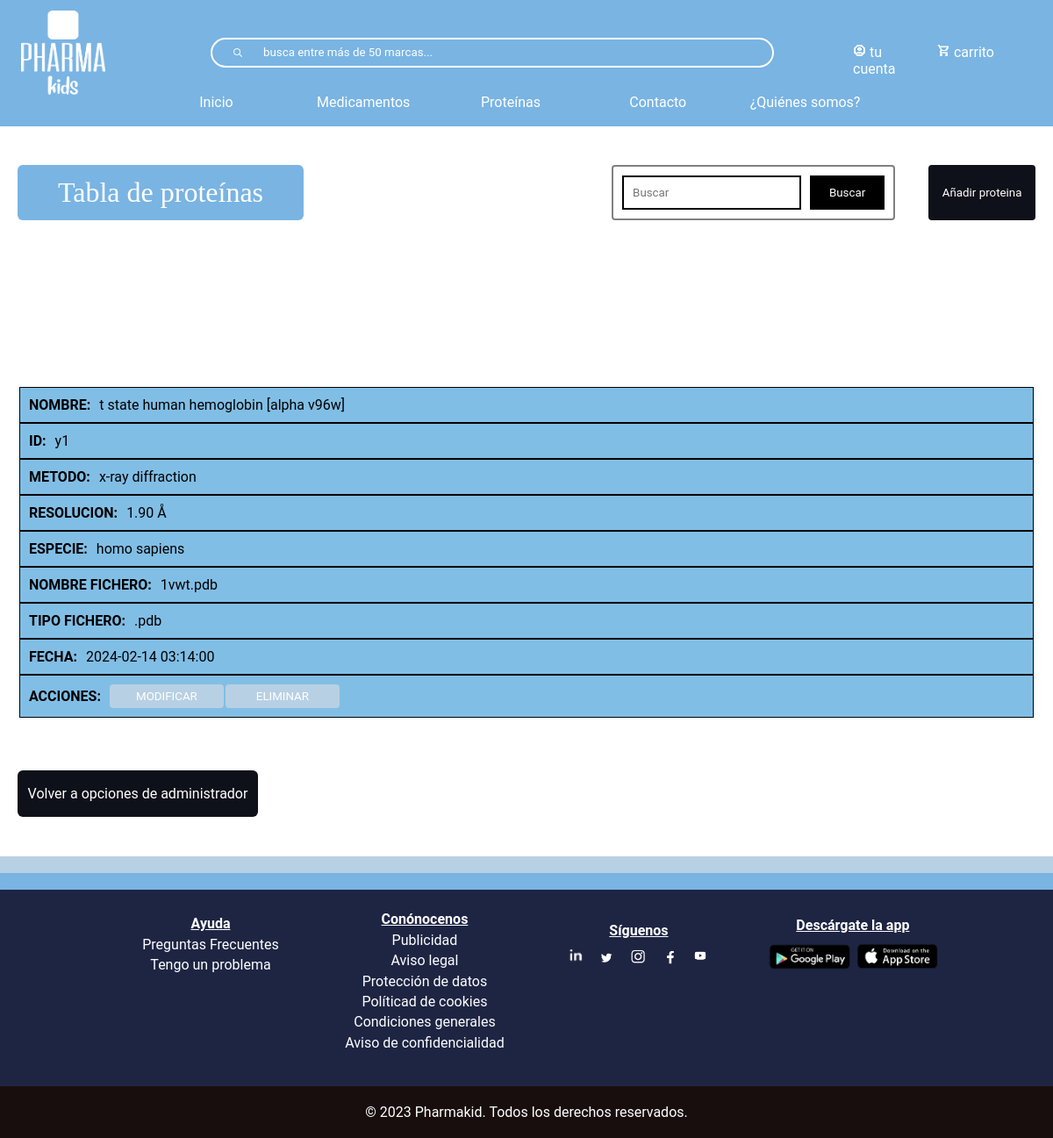
/buscar-proteina.php?busqueda=y1, run on the app's committed database.
### tables this page shows
CREATE TABLE `proteina` (
  `especie` varchar(150) NOT NULL,
  `metodo` varchar(100) NOT NULL,
  `resolucion` varchar(20) NOT NULL,
  `nombre` varchar(150) NOT NULL,
  `id` varchar(10) NOT NULL,
  `nombreFichero` varchar(75) NOT NULL,
  `tipoFichero` varchar(20) NOT NULL,
  `fecha` datetime NOT NULL
);

### buscar-proteina.php (the view, shortened to what this page needs)
<?php
include_once("bbdd/connexionBaseDeDatos.php");
?>
<!DOCTYPE html>
<html lang="en">
<head>
    <link rel="stylesheet" type="text/css" href="css/index.css" >
    <link rel="stylesheet" type="text/css" href="css/headerBlue.css" >
    <link rel="stylesheet" type="text/css" href="css/footerBlue.css" >
    <link rel="stylesheet" type="text/css" href="css/tablas.css" >
</head>
<body>
<?php require("footerHeader/header.php")?>
<?php
$busqueda_proteina = strtolower($_REQUEST['busqueda']);
?>
    <div id="divTablaProteina">
<div class="contenedor-botones">
<h1>Tabla de proteínas</h1>
<div class="conjunto-buscar-anadir">
    <form action="buscar-proteina.php" class="form-busqueda" method="get" name="formu">
                <div  class="botones-filtrar" style='display:flex'>
                    <input class="input-busqueda" type="text" name='busqueda' placeholder="Buscar"/>
                    <input class="btn-busqueda-proteina" type="submit" value="Buscar"/>
                </div>
    </form>
    <button id="anadirButton" >Añadir proteina</button>
</div>
</div>
    <?php
    $sql= mysqli_query($conexion, "SELECT * FROM proteina
    WHERE id LIKE '%$busqueda_proteina%'
    ORDER BY id ASC");
    $resultado = mysqli_num_rows($sql);
    if ($resultado > 0){
        echo "
            <table id='tabla_proteina'>
                <thead>
                    <tr>
                        <th>NOMBRE</th>
                        <th>ID</th>
                        <th>METODO</th>
                        <th>RESOLUCION</th>
                        <th>ESPECIE</th>
                        <th>NOMBRE DE FICHERO</th>
                        <th>TIPOS DE FICHERO</th>
                        <th>FECHA</th>
                        <th>ACCIONES</th>
                    </tr>
                <thead>
                <tbody class='clase_tbody'>
        ";
        while($row = mysqli_fetch_assoc($sql)){
            $nombre = $row["nombre"];
            $id = $row['id'];
            $metodo = $row["metodo"];
            $resolucion= $row["resolucion"];
            $especie = $row["especie"];
            $nombreFichero = $row["nombreFichero"];
            $tipoFichero = $row["tipoFichero"];
            $fecha = $row["fecha"];
            echo "
            <tr>
                <td titulo='NOMBRE:'>$nombre</td>
                <td titulo='ID:'>$id</td>
                <td titulo='METODO:'>$metodo</td>
                <td titulo='RESOLUCION:'>$resolucion</td>
                <td titulo='ESPECIE:'>$especie</td>
                <td titulo='NOMBRE FICHERO:'>$nombreFichero</td>
                <td titulo='TIPO FICHERO:'>$tipoFichero</td>
                <td titulo='FECHA:'>$fecha</td>
                <td titulo='ACCIONES:' class='td-btn'>
                <button class='modificar'>MODIFICAR</button>
                <button class='eliminar'>ELIMINAR</button>
                </td>
            </tr>
            ";
        }
        echo "</tbody>";
    }
    else
{
    echo "<h3 style='text-align:-webkit-center'>No encontrado</h3>";
}
    ?>
    </table>
    <a href="administrador.php">Volver a opciones de administrador</a>
</div>
<?php require("footerHeader/footer.php")?>
</body>
</html>

### css/index.css (style rules this page uses)
* { font-family: "Roboto"; padding: 0; margin: 0; box-sizing: border-box; }

### css/headerBlue.css (style rules this page uses)
* { margin: 0; box-sizing: border-box; }
a { text-decoration: none; }

### css/tablas.css (style rules this page uses)
#divTablaProteina { display: flex; flex-direction: column; width: 100%; padding: 45px 20px; text-align: center; margin-top: 143px; }
#divTablaProteina table tr:nth-child(odd) { background-color: #81bee5; }
#divTablaProteina h1 { text-align: center; color: #FFFFFF; background-color: #79B4E3; border-radius: 6px; width: 100%; text-align: center; max-width: 326px; padding: 4px; font-weight: normal; font-family: Manrope; justify-content: center; align-items: center; display: flex; }
table { width: 100%; }
#divTablaProteina table td { color: #000; border-spacing: 4px; border-collapse: separate; padding: 5px; text-align: center; }
#divTablaProteina .td-btn { width: 100%; background-color: #F1F1F1; display: flex; padding: 0; justify-content: center; height: 100%; align-items: center; }
#divTablaProteina #anadirButton { background-color:#0e1119; width: 26%; }
#divTablaProteina button, #divTabla button[name="registrarse"] { background-color: #b8d0e3; border-radius: 4px; width: 100%; padding: 16px 10px; border: none; }
.conjunto-buscar-anadir { display: flex; justify-content: space-between; gap: 38px; }
.contenedor-botones { display: flex; justify-content: space-between; margin-bottom: 5%; }
#anadirButton { width: 26% ; background-color: #439A97; color: white; border-radius: 4px; cursor: pointer; padding: 10px; transition: .3s; }
table { width: 100%; border-radius: 20px; margin-top: 100px; }
table tr:nth-child(odd) { background-color: #97DECE; }
#divTabla > a, #divTablaProteina a { margin-top: 5%; background-color: #7FC6AF; border-radius: 6px; width: 100%; padding: 17px 0; max-width: 274px; border: none; color: white; transition: .3s; }
#divTablaProteina a { background-color: #0e1119; }
.btn-busqueda-proteina, .btn-busqueda { color: white; border: 2px solid black; background-color: #439A97; margin-left: 10px; padding: 10px 20px; cursor: pointer; transition: .3s; }
.btn-busqueda-proteina { background-color: #000; }
.form-busqueda { display: flex; float: right; background-color: initial; padding: 10px; border-radius: 4px; border: 2px solid gray; }
.form-busqueda .input-busqueda { display: flex; width: 100%; border: 2px solid black; padding: 10px }
.modificar { background-color: #35a631; color: white; padding: 10px; margin-right: 2px; width: 100%; border: none; cursor: pointer; transition: .3s; }
.eliminar { width: 100%; background-color: #ae3636; color: white; padding: 10px; border: none; cursor: pointer; transition: .3s; }
@media screen and (max-width:1267px) { #divTabla table td:last-child, #divTablaProteina table td:last-child { padding: 10px; background-color: initial; justify-content: initial; } }
@media screen and (max-width:1267px) { #tabla-user tr, #tabla_proteina tr, #tabla_Medico tr, #tabla_citas tr { display: flex; flex-direction: column; } }
@media screen and (max-width:1267px) { #tabla-user thead, #tabla_proteina thead, #tabla_Medico thead, #tabla_citas thead { display: none; } }
@media screen and (max-width:1267px) { #tabla-user .clase_tbody, #tabla_proteina .clase_tbody, #tabla_Medico .clase_tbody, #tabla_citas .clase_tbody { margin-top: 30px; display: grid; grid-template-columns: repeat(auto-fit, minmax(350px, 1fr)); grid-gap: 30px; width: 100%; transition: .3s; } }
@media screen and (max-width:1267px) { #divTabla #tabla-user td[titulo], #divTablaProteina #tabla_proteina td[titulo], #divTabla #tabla_Medico td[titulo], #divTabla #tabla_citas td[titulo] { display: flex; padding: 10px; border: 1px solid black; } }
@media screen and (max-width:1267px) { #tabla_proteina td[titulo] { border: 1px solid ; } }
@media screen and (max-width:1267px) { #tabla-user td[titulo]::before, #tabla_proteina td[titulo]::before, #tabla_Medico td[titulo]::before, #tabla_citas td[titulo]::before { content: attr(titulo); padding: 0 10px 0 0; font-weight: bold; text-transform: uppercase; } }
@media screen and (max-width:1267px) { #tabla_proteina .td-btn button { max-width: 130px; padding: 6px; } }

### data on the page
proteina: nombre "t state human hemoglobin [alpha v96w]", id "y1", metodo "x-ray diffraction", resolucion "1.90 Å", especie "homo sapiens", nombreFichero "1vwt.pdb", tipoFichero ".pdb", fecha "2024-02-14 03:14:00"
